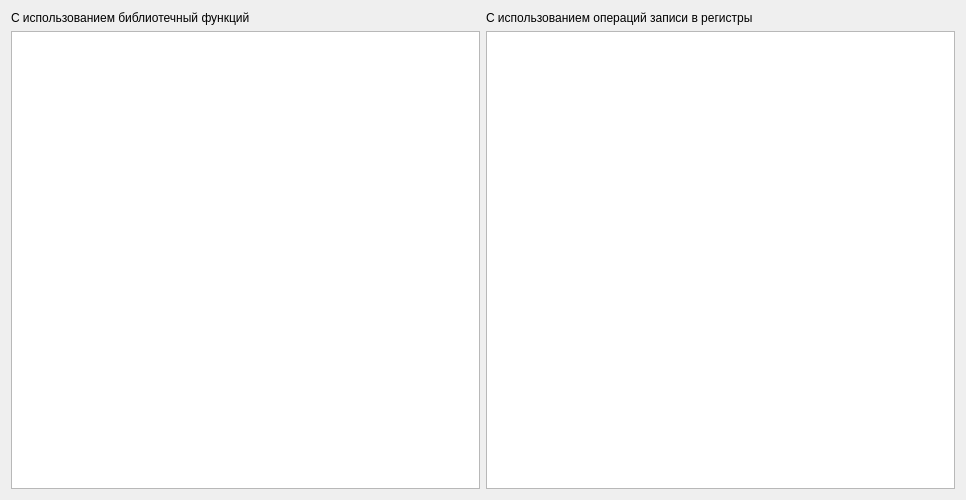
<?xml version="1.0" encoding="UTF-8"?>
<ui version="4.0">
 <class>Dialog</class>
 <widget class="QDialog" name="Dialog">
  <property name="geometry">
   <rect>
    <x>0</x>
    <y>0</y>
    <width>966</width>
    <height>500</height>
   </rect>
  </property>
  <property name="windowTitle">
   <string>Dialog</string>
  </property>
  <layout class="QHBoxLayout" name="horizontalLayout">
   <item>
    <layout class="QVBoxLayout" name="verticalLayout">
     <property name="rightMargin">
      <number>0</number>
     </property>
     <item>
      <widget class="QLabel" name="label">
       <property name="text">
        <string>С использованием библиотечный функций</string>
       </property>
      </widget>
     </item>
     <item>
      <widget class="QTextBrowser" name="textBrowser_func">
       <property name="html">
        <string>&lt;!DOCTYPE HTML PUBLIC &quot;-//W3C//DTD HTML 4.0//EN&quot; &quot;http://www.w3.org/TR/REC-html40/strict.dtd&quot;&gt;
&lt;html&gt;&lt;head&gt;&lt;meta name=&quot;qrichtext&quot; content=&quot;1&quot; /&gt;&lt;style type=&quot;text/css&quot;&gt;
p, li { white-space: pre-wrap; }
&lt;/style&gt;&lt;/head&gt;&lt;body style=&quot; font-family:'MS Shell Dlg 2'; font-size:7.8pt; font-weight:400; font-style:normal;&quot;&gt;
&lt;p style=&quot;-qt-paragraph-type:empty; margin-top:0px; margin-bottom:0px; margin-left:0px; margin-right:0px; -qt-block-indent:0; text-indent:0px;&quot;&gt;&lt;br /&gt;&lt;/p&gt;&lt;/body&gt;&lt;/html&gt;</string>
       </property>
      </widget>
     </item>
    </layout>
   </item>
   <item>
    <layout class="QVBoxLayout" name="verticalLayout_2">
     <property name="rightMargin">
      <number>0</number>
     </property>
     <item>
      <widget class="QLabel" name="label_2">
       <property name="text">
        <string>С использованием операций записи в регистры</string>
       </property>
      </widget>
     </item>
     <item>
      <widget class="QTextBrowser" name="textBrowser_reg">
       <property name="html">
        <string>&lt;!DOCTYPE HTML PUBLIC &quot;-//W3C//DTD HTML 4.0//EN&quot; &quot;http://www.w3.org/TR/REC-html40/strict.dtd&quot;&gt;
&lt;html&gt;&lt;head&gt;&lt;meta name=&quot;qrichtext&quot; content=&quot;1&quot; /&gt;&lt;style type=&quot;text/css&quot;&gt;
p, li { white-space: pre-wrap; }
&lt;/style&gt;&lt;/head&gt;&lt;body style=&quot; font-family:'MS Shell Dlg 2'; font-size:7.8pt; font-weight:400; font-style:normal;&quot;&gt;
&lt;p style=&quot;-qt-paragraph-type:empty; margin-top:0px; margin-bottom:0px; margin-left:0px; margin-right:0px; -qt-block-indent:0; text-indent:0px;&quot;&gt;&lt;br /&gt;&lt;/p&gt;&lt;/body&gt;&lt;/html&gt;</string>
       </property>
      </widget>
     </item>
    </layout>
   </item>
  </layout>
 </widget>
 <resources/>
 <connections/>
</ui>
